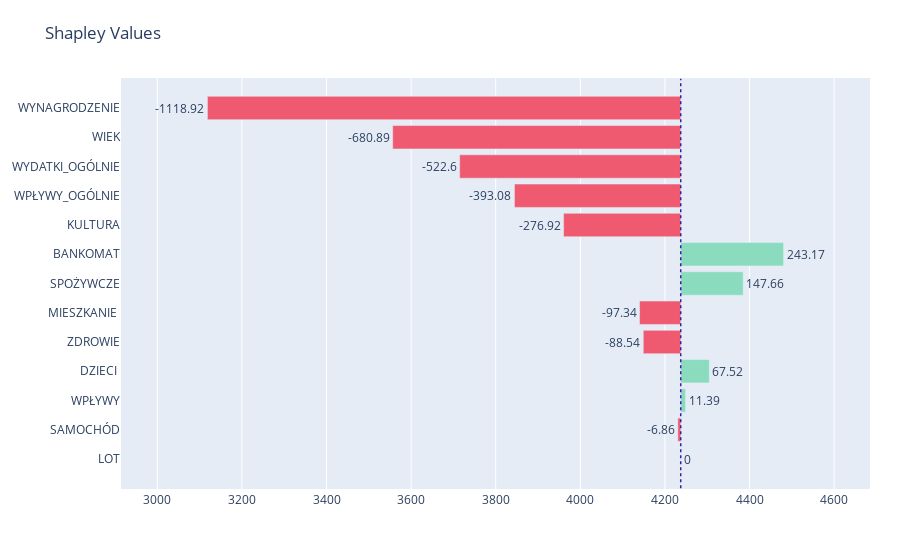

The cell this chart's notebook holds for it:
### Code cell
group_plot(p2_shap)

### Figure 1 — Plotly figure (JSON) as saved in the notebook; plotly's stock layout.template omitted (floating-point values rounded to 4 significant figures)
{"data": [{"base": 4237.0, "hoverlabel": {"bgcolor": "rgba(0,0,0,0.8)"}, "marker": {"color": ["#f05a71", "#f05a71", "#8bdcbe", "#8bdcbe", "#f05a71", "#f05a71", "#8bdcbe", "#8bdcbe", "#f05a71", "#f05a71", "#f05a71", "#f05a71", "#f05a71"]}, "orientation": "h", "text": [0, -6.86, 11.39, 67.52, -88.54, -97.34, 147.7, 243.2, -276.9, -393.1, -522.6, -680.9, -1119.0], "textposition": "outside", "type": "bar", "x": [0, -6.86, 11.39, 67.52, -88.54, -97.34, 147.7, 243.2, -276.9, -393.1, -522.6, -680.9, -1119.0], "y": ["LOT", "SAMOCHÓD", "WPŁYWY", "DZIECI ", "ZDROWIE", "MIESZKANIE ", "SPOŻYWCZE", "BANKOMAT", "KULTURA", "WPŁYWY_OGÓLNIE", "WYDATKI_OGÓLNIE", "WIEK", "WYNAGRODZENIE"]}], "layout": {"barmode": "relative", "legend": {"tracegroupgap": 0}, "margin": {"b": 71, "r": 30, "t": 78}, "shapes": [{"line": {"color": "#371ea3", "dash": "dot", "width": 1.5}, "type": "line", "x0": 4237.0, "x1": 4237.0, "xref": "x", "y0": -1, "y1": 13}], "showlegend": false, "title": {"text": "Shapley Values"}, "xaxis": {"anchor": "y", "domain": [0, 1], "range": [2914.0, 4685.0], "showline": true}, "yaxis": {"anchor": "x", "domain": [0, 1]}}}
